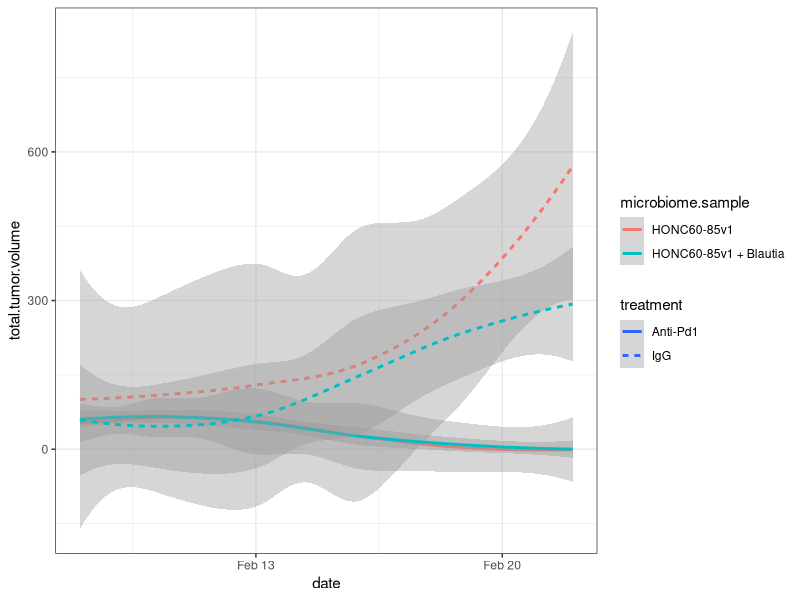
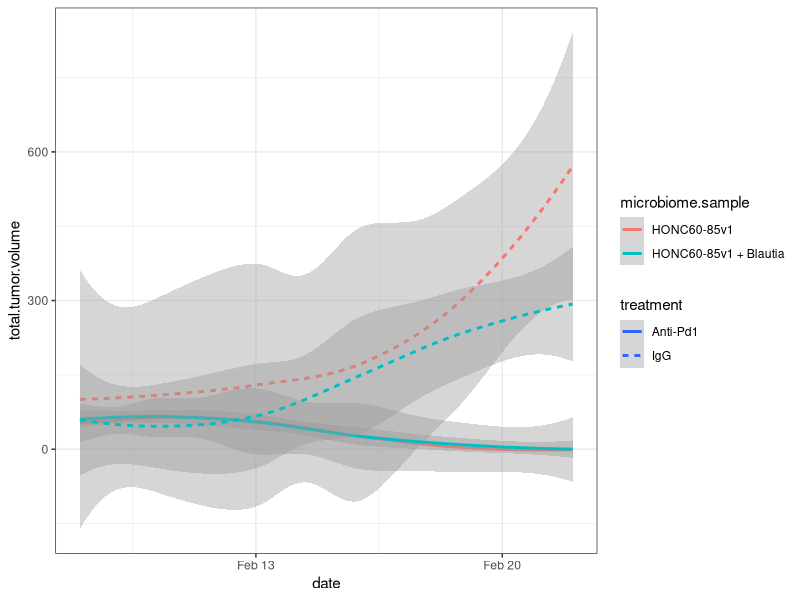

The R script that drew these images, in order:
## ---- chunk 1
knitr::opts_chunk$set(echo = TRUE)

library(readxl)
library(tidyverse)
library(knitr)
## ---- chunk 2
x <- readxl::read_xlsx(file.path("..", 
                                 "data", 
                                 "tumor-size", 
                                 "AOT00049754-mimic16", 
                                 "AOT00049754-mimic16_tumor-size.xlsx"))

summary(x)
## ---- chunk 3
y <- 
  x %>%
  drop_na(microbiome.sample) %>%
  mutate(treatment = if_else(grepl("1|2", cage),
                             true = "Anti-Pd1",
                             false = "IgG")) %>%
  filter(!grepl("na", `tumor.width.(mm)`)) %>%
  mutate(tumor.length.mm = as.numeric(`tumor.length.(mm)`),
         tumor.width.mm = as.numeric(`tumor.width.(mm)`),
         tumor.volume = (tumor.length.mm * (tumor.width.mm^2)) / 2) %>%
  mutate(cage = as.factor(cage)) %>%
  mutate(mouse = paste(tail.number, cage, sep = ".")) %>%
  group_by(mouse, date, treatment, microbiome.sample) %>%
  summarize(total.tumor.volume = sum(tumor.volume))
  

head(y)  
## ---- chunk 4
y %>%
  ggplot(aes(x = date, y = total.tumor.volume)) +
  # geom_line(aes(group = mouse), 
  #           alpha = 0.3, 
  #           show.legend = FALSE) +
  # geom_point(alpha = 0.1,
  #            show.legend = FALSE) +
  geom_smooth(aes(color = microbiome.sample,
                  lty = treatment)) +
  theme_bw()

ggsave("../figures/mimic16_tum-volume.png",
       height = 3, width = 6)
